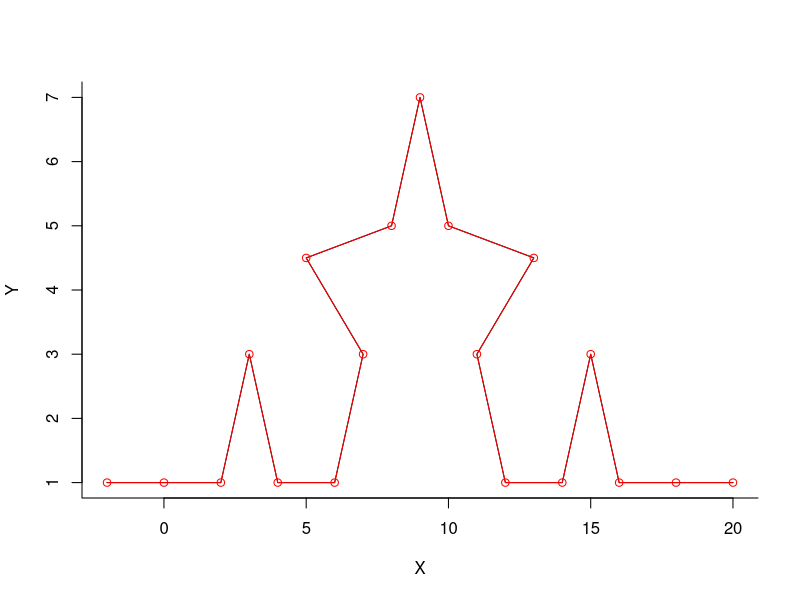

Write R code to recreate this figure.
LongiFractal = function(perimetro, iteraciones){
  iteraciones = iteraciones + 1
  valores = c(1:iteraciones)
  for (i in valores) {
    if(i == 1){
      valores[i] = perimetro
    }
    else{
      valores[i] = (4/3)*valores[i-1]
    }
  }
    return (valores)
}

iteraciones = 2460
perimetro = 9
valores = LongiFractal(perimetro, iteraciones)
print(valores[iteraciones])



x = c(-2, 0, 2, 3, 4, 6, 7, 5, 8, 9, 10, 13, 11, 12, 14, 15, 16, 18, 20)
y = c(1, 1, 1, 3, 1, 1, 3, 4.5, 5, 7, 5, 4.5, 3, 1, 1, 3, 1, 1, 1)
plot(x,y,type="l",bty="L",xlab="X",ylab="Y")
points(x,y,type="o",col="Red")









